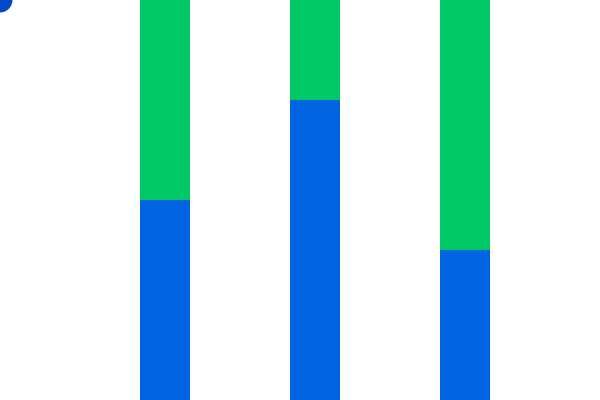
Frame 1 (no input)
Frame 60 (the mouse pressed at the canvas centre just before this capture): identical to frame 1, image omitted
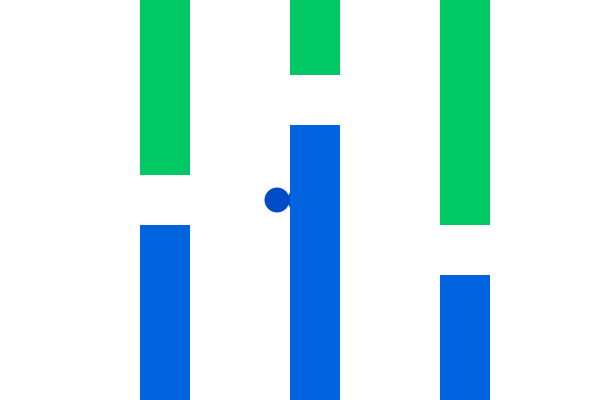
Frame 120 (the mouse held since frame 60 and released just before this capture)

The Processing sketch that drew these frames (run headless with seeded random() and noise(); from frame 60 on, the mouse is pressed at the canvas centre):

// Processing sketch: processing_182693
// ── processing_182693.pde

//Aly Weir
//Get the ball to the other side of the bars

//set variables
int w;
int tH1,tH2,tH3;
int bH1,bH2,bH3;

int tX1,tX2,tX3;
int tY1,tY2,tY3;

int bX1,bX2,bX3;
int bY1,bY2,bY3;

void setup(){
  size(600,400);
  background(255);
  
  w = 50;
  //top bars
  tX1 = 140;
  tX2 = 290;
  tX3 = 440;
  tY1 = tY2 = tY3 = 0;
  
  //bottom bars
  bX1 = 140;
  bX2 = 290;
  bX3 = 440;
  
  bH1 = 200;
  bH2 = 300;
  bH3 = 150; 
}

void draw(){
  //When the mouse is clicked
  if(mousePressed){
    //Bars position when clicked
    bY1 = 225;
    bY2 = 125;
    bY3 = 275;
    
    tH1 = 175;
    tH2 = 75;
    tH3 = 225; 
    background(255);
    
    noStroke();
    fill(100,0,200);
     
   } else {
    //Bars when not clicked 
    bY1 = 200;
    bY2 = 100;
    bY3 = 250;
    
    tH1 = 200;
    tH2 = 100;
    tH3 = 250; 
    background(255); 
  }
  
  //color of ball
  noStroke();
  fill(0,75,200);
  
  //is the ball inside the top bars?
  if( isInside(tX1, tY1, w, tH1) ){
     ellipse(127, mouseY, 25,25);   
  } 
  if( isInside(tX2, tY2, w, tH2) ){
     ellipse(277, mouseY, 25,25); 
  } 
  if( isInside(tX3, tY3, w, tH3) ){
     ellipse(427, mouseY, 25,25); 
  } else {
     ellipse(mouseX, mouseY, 25,25);
  }
  
  //is the ball inside the bottom bars?
  if( isInside(bX1, bY1, w, bH1) ){
     ellipse(127, mouseY, 25,25); 
  } 
  if( isInside(bX2, bY2, w, bH2) ){
     ellipse(277, mouseY, 25,25); 
  } 
  if( isInside(bX3, bY3, w, bH3) ){
     ellipse(427, mouseY, 25,25); 
  } 
   
     
  //Draw top bars
  fill(0,200,100);
  rect(tX1,tY1, w,tH1);
  rect(tX2,tY2, w,tH2);
  rect(tX3,tY3, w,tH3);
  
  //Draw bottom bars
  fill(0,100,225);
  rect(bX1,bY1, w,bH1);
  rect(bX2,bY2, w,bH2);
  rect(bX3,bY3, w,bH3);
  
}

//Method for checking whether mouse is inside object 
boolean isInside(int topLeftX, int topLeftY, int w, int h ){
  if(mouseX >= topLeftX && mouseX < topLeftX + w && 
     mouseY >= topLeftY && mouseY < topLeftY + h){
      return true;  
     } else{
      return false; 
     }
}
